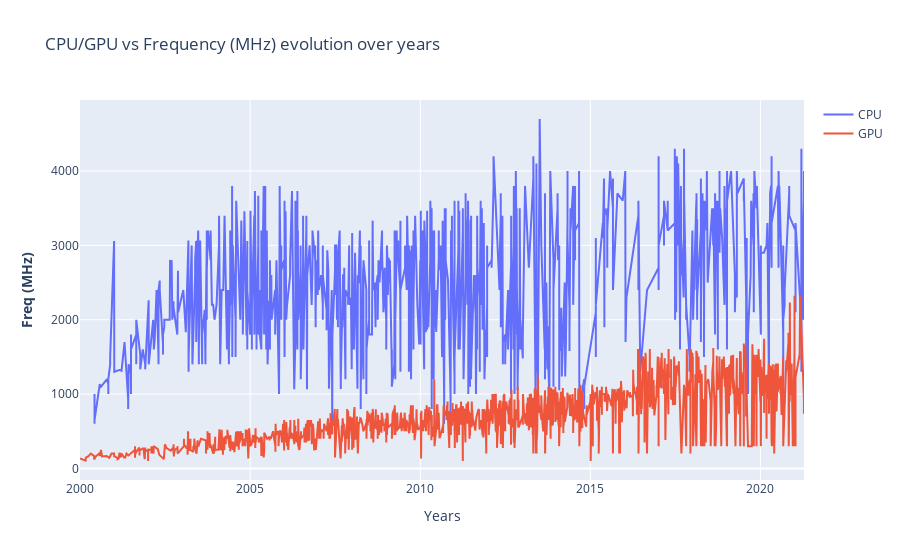

The notebook cell saved with this chart:
### Markdown cell above
### Análise - Frequency

### Code cell
fig = make_subplots()

# Add traces
fig.add_trace(
    go.Scatter(x= df_cpu.index, y=df_cpu["Freq (MHz)"] ,name= "CPU")
)

fig.add_trace(
    go.Scatter(x= df_gpu.index,y= df_gpu["Freq (MHz)"], name= "GPU")
)

# Add figure title
fig.update_layout(
    title_text="CPU/GPU vs Frequency (MHz) evolution over years"
)

# Set x-axis title
fig.update_xaxes(title_text="Years")

# Set y-axes titles
fig.update_yaxes(title_text="<b>Freq (MHz)</b>", secondary_y=False)

fig.show()

### Figure 1 — Plotly figure (JSON) as saved in the notebook; plotly's stock layout.template omitted (floating-point values rounded to 4 significant figures; data arrays with more than 128 entries replaced by an {"elided": "..."} marker saying what was removed)
{"data": [{"name": "CPU", "type": "scatter", "x": {"elided": "2141 str values"}, "y": {"elided": "2141 int values"}}, {"name": "GPU", "type": "scatter", "x": {"elided": "2604 str values"}, "y": {"elided": "2604 int values"}}], "layout": {"title": {"text": "CPU/GPU vs Frequency (MHz) evolution over years"}, "xaxis": {"anchor": "y", "domain": [0, 1], "title": {"text": "Years"}}, "yaxis": {"anchor": "x", "domain": [0, 1], "title": {"text": "<b>Freq (MHz)</b>"}}}}
